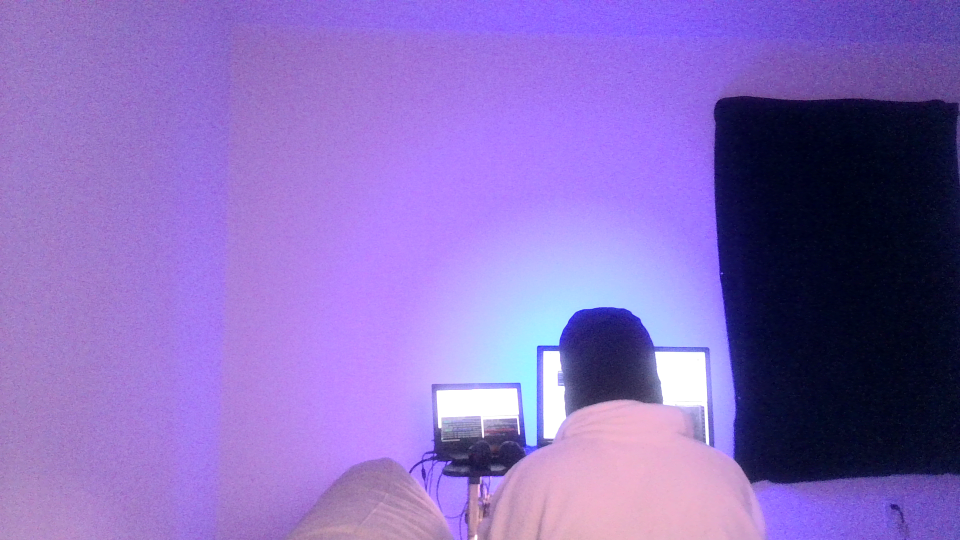
#> input picture dashboard/media/time_lapse/exp001_20250114_190939.png, 1920 x 1080 px (shown at 1/2 size); its folder holds only this picture in this run
$ python analyze_image.py
#> lines starting #> are read from the running program, lines starting #| are printed output that depends on the picture; after the words box and inside, x2 and y2 are one past the last pixel; in counts of white or black regions, pixels touching at a corner belong together
#> in process_image, image is the input picture: shape (1080, 1920, 3); mean B, G, R 189.1, 107.4, 136.8
import cv2
import numpy as np
import os
from datetime import datetime
import csv
import logging
from dotenv import load_dotenv

# Load environment variables from .env file
load_dotenv()

# Configure logging
logging.basicConfig(level=logging.INFO, format="%(asctime)s - %(levelname)s - %(message)s")

# Constants for conversion (example: 100 pixels = 1 inch, adjust based on your reference object)
PIXELS_PER_INCH = int(os.getenv("PIXELS_PER_INCH", 100))  # Calibrate this based on your image

# Function to analyze the plant image
def analyze_image(image):
    """
    Analyze an image to detect plants and measure their size.
    :param image: Input image (NumPy array).
    :return: List of dictionaries with plant width and height in inches.
    """
    try:
        # Convert to grayscale and detect edges
        gray = cv2.cvtColor(image, cv2.COLOR_BGR2GRAY)
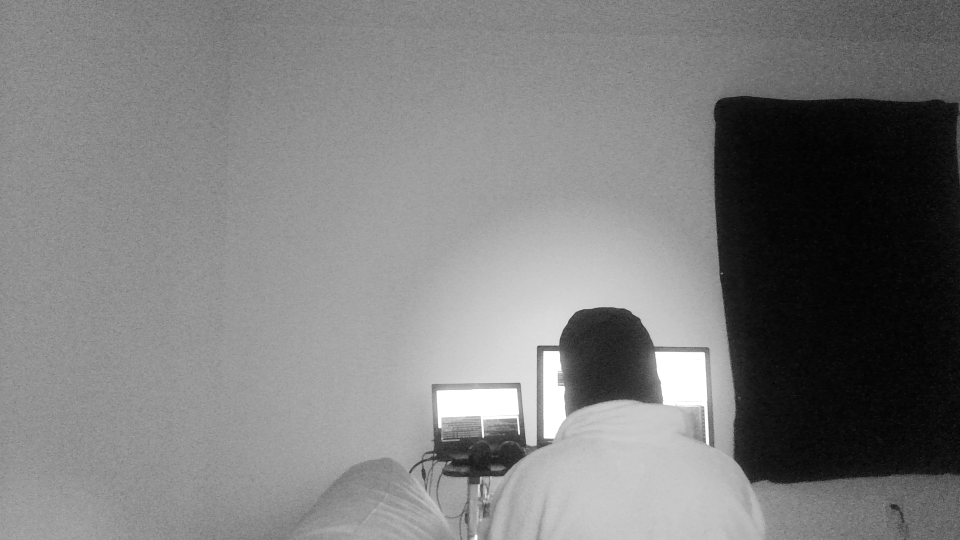
#> gray: shape (1080, 1920) (shown at 1/2 size); min 2, max 255, mean 125.5
        edges = cv2.Canny(gray, 100, 200)
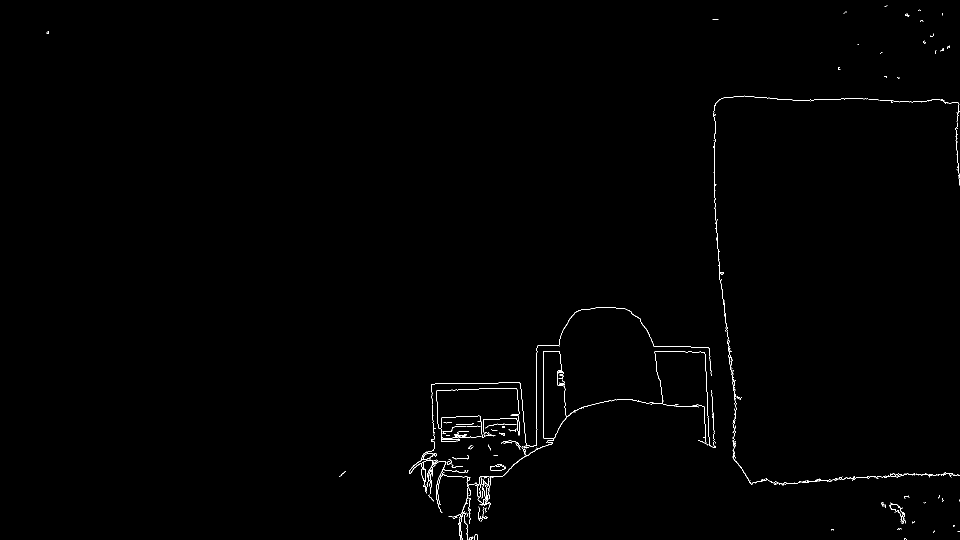
#> edges: shape (1080, 1920) (shown at 1/2 size); 0.47% white in thin lines or dots

        # Find contours in the edges
        contours, _ = cv2.findContours(edges, cv2.RETR_EXTERNAL, cv2.CHAIN_APPROX_SIMPLE)
#> contours = 133 contours, 117 with area under 20; largest, box (x1, y1, x2, y2) and area: (1086, 702, 1133, 882) 6373, (937, 883, 1105, 1019) 126, (818, 864, 875, 964) 110, (862, 614, 1423, 897) 80, (1426, 191, 1737, 782) 70

        plant_data = []
        for contour in contours:
            if cv2.contourArea(contour) > 500:  # Filter out small contours
                x, y, w, h = cv2.boundingRect(contour)
                # Convert pixel dimensions to inches
                width_inches = w / PIXELS_PER_INCH
                height_inches = h / PIXELS_PER_INCH
                plant_data.append({"width_inches": width_inches, "height_inches": height_inches})
#> this loop made 133 passes
#> (x, y, w, h, width_inches, height_inches) on pass 98: (1086, 702, 47, 180, 0.47, 1.8)
#> contour on passes 22, 31, 38, 41: [[1918, 999], [1918, 1002], [1919, 1001], [1918, 1000]], [[1500, 960]], [[983, 954], [984, 955], [985, 954], [986, 954]], [[1860, 950], [1860, 951], [1863, 951], [1861, 951]]
#> after the loop, plant_data = 1 item

        return plant_data
    except Exception as e:
        logging.error(f"Error analyzing image: {e}")
        return []

# Function to find the newest image in a directory
def find_newest_image(directory):
    """
    Find the newest image file in the specified directory.
    :param directory: Path to the directory.
    :return: Path to the newest image file, or None if no images are found.
    """
    try:
        # List all image files in the directory
        image_files = [os.path.join(directory, f) for f in os.listdir(directory) if f.lower().endswith(('.png', '.jpg', '.jpeg'))]
        if not image_files:
            logging.warning(f"No images found in the directory: {directory}")
            return None
        # Return the newest image file
        newest_image = max(image_files, key=os.path.getmtime)
        return newest_image
    except FileNotFoundError:
        logging.error(f"Directory not found: {directory}")
        return None
    except Exception as e:
        logging.error(f"Error finding newest image: {e}")
        return None

# Function to process the image and save results to CSV
def process_image(image_path, output_folder, plant_id, experiment_id):
    """
    Process a single image to detect plants and analyze their sizes.
    :param image_path: Path to the input image.
    :param output_folder: Folder to save the results.
    :param plant_id: ID of the plant (from the `plants` table).
    :param experiment_id: ID of the experiment (from the `experiments` table).
    """
    try:
        # Load the image
        image = cv2.imread(image_path)
        if image is None:
            logging.error(f"Error: Unable to load image at {image_path}")
            return

        # Analyze the image
        plant_data = analyze_image(image)
#> plant_data = 1 item

        # Prepare data for CSV
        timestamp = datetime.now().strftime("%Y-%m-%d %H:%M:%S")
        filename = os.path.basename(image_path)

        # Save the results to a CSV file
        os.makedirs(output_folder, exist_ok=True)
        csv_file = os.path.join(output_folder, "time_lapse_data.csv")

        # Write to CSV
        file_exists = os.path.isfile(csv_file)
        with open(csv_file, mode="a", newline="") as f:
            writer = csv.DictWriter(f, fieldnames=["timestamp", "plant_id", "experiment_id", "image_path", "width", "height"])
            if not file_exists:
                writer.writeheader()  # Write header if file doesn't exist

            # Write a row for each plant
            for data in plant_data:
                writer.writerow({
                    "timestamp": timestamp,
                    "plant_id": plant_id,
                    "experiment_id": experiment_id,
                    "image_path": filename,
                    "width": data["width_inches"],
                    "height": data["height_inches"]
                })
#> this loop made 1 pass
#> data on pass 1: {'width_inches': 0.47, 'height_inches': 1.8}

        # Set secure file permissions (read/write by owner only)
        os.chmod(csv_file, 0o600)

        logging.info(f"Analysis results appended to {csv_file}")
    except Exception as e:
        logging.error(f"Error processing image: {e}")

# Main function (for standalone script usage)
def main():
    try:
        # Get the absolute path to the script's directory
        script_dir = os.path.dirname(os.path.abspath(__file__))

        # Construct the relative paths to the time_lapse and convert directories
        time_lapse_dir = os.path.abspath(os.path.join(script_dir, "../../media/time_lapse"))
        output_folder = os.path.abspath(os.path.join(script_dir, "../../media/convert"))

        # Debugging: Print the resolved paths
        logging.info(f"Resolved time_lapse directory: {time_lapse_dir}")
        logging.info(f"Resolved output folder: {output_folder}")

        # Find the newest image in the directory
        newest_image_path = find_newest_image(time_lapse_dir)
        if newest_image_path:
            logging.info(f"Analyzing the newest image: {newest_image_path}")

            # Get plant_id and experiment_id from environment variables
            plant_id = int(os.getenv("PLANT_ID", 1))  # Default to 1 if not set
            experiment_id = int(os.getenv("EXPERIMENT_ID", 1))  # Default to 1 if not set

            # Process the image and save results
            process_image(newest_image_path, output_folder, plant_id, experiment_id)
        else:
            logging.warning("No images found in the directory.")
    except Exception as e:
        logging.error(f"Error in main function: {e}")

# Run the script (for standalone usage)
if __name__ == "__main__":
    main()
